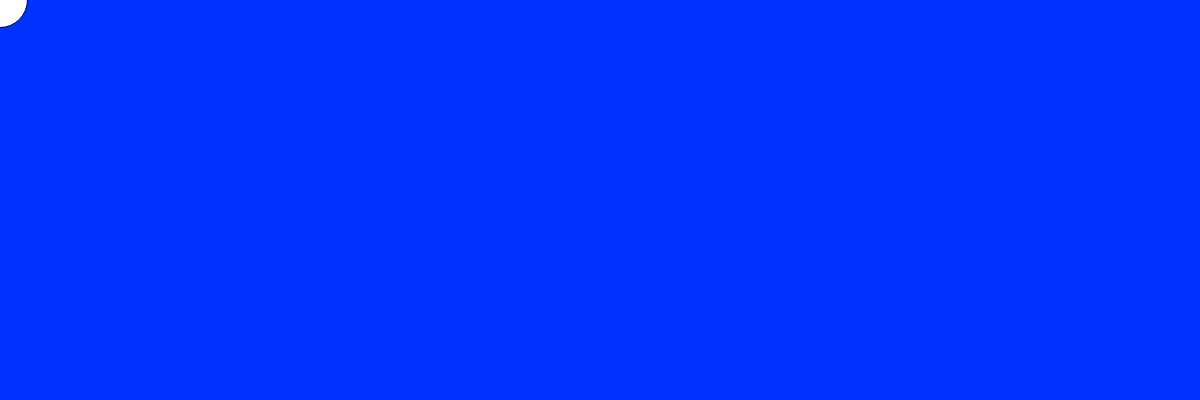
Frame 1 (no input)
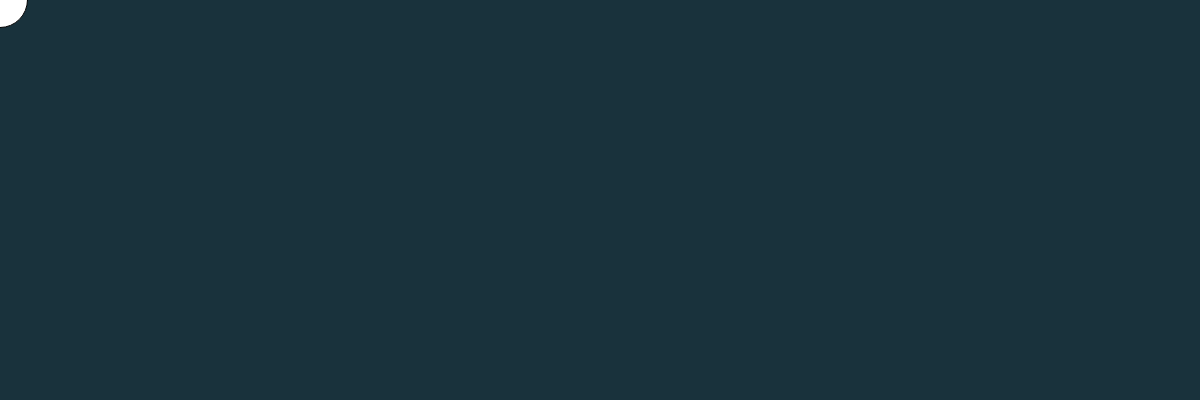
Frame 60 (no input)
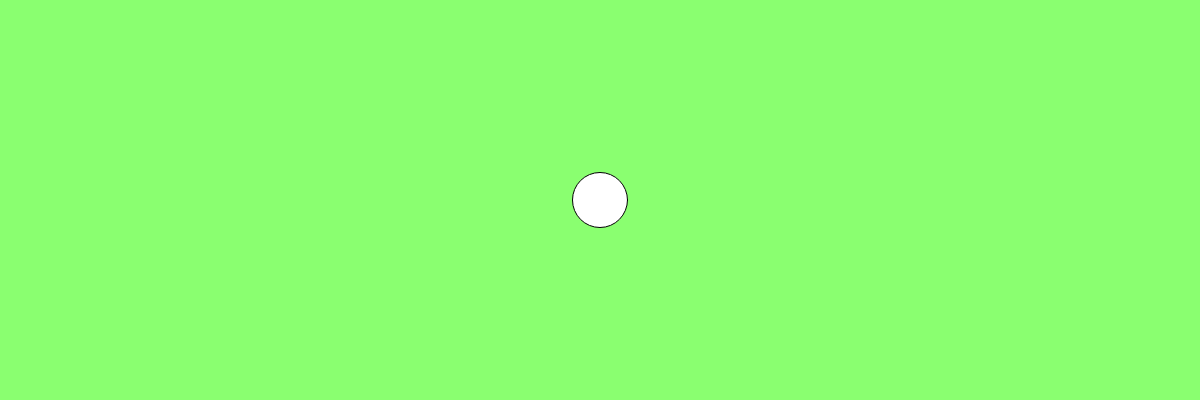
Frame 120 (the mouse pressed at the canvas centre since frame 60)

The p5.js sketch that drew these frames (run headless with seeded random() and noise() and a simulated clock; from frame 60 on, the mouse is pressed at the canvas centre):

// p5.js sketch
// ── sketch.js

var r = 0;
var g = 50;
var b=255;
var circle;

// INITIALIZE ALL YOUR VARIABLES
// Ideally you would create 3 variables. red blue green or r, g, b


function setup(){

  createCanvas(1200,400);
}


function draw(){
 // Pass the values to the background() function you have learnt previously.
 background(r,g,b);
 // change the value of Red based on the mouse movement about the X axis
 r= map(mouseX,0,1100,25,233) ;
 // change the value of Green based on the mouse movement about the X axis
 g=map(mouseX,0,1100,50,721); 
 // change the value of Blue based on the mouse movement about the X axis
 b=map(mouseX,0,1100,60,156);
  // Use the map() function to do so. 

 

  // Create an ellipse that will move around with you mouse about the X axis.
  fill('white');
  circle=ellipse(mouseX,mouseY,55);
  // Remember to fill the canvas with white paint before creating the ellipse.
}
